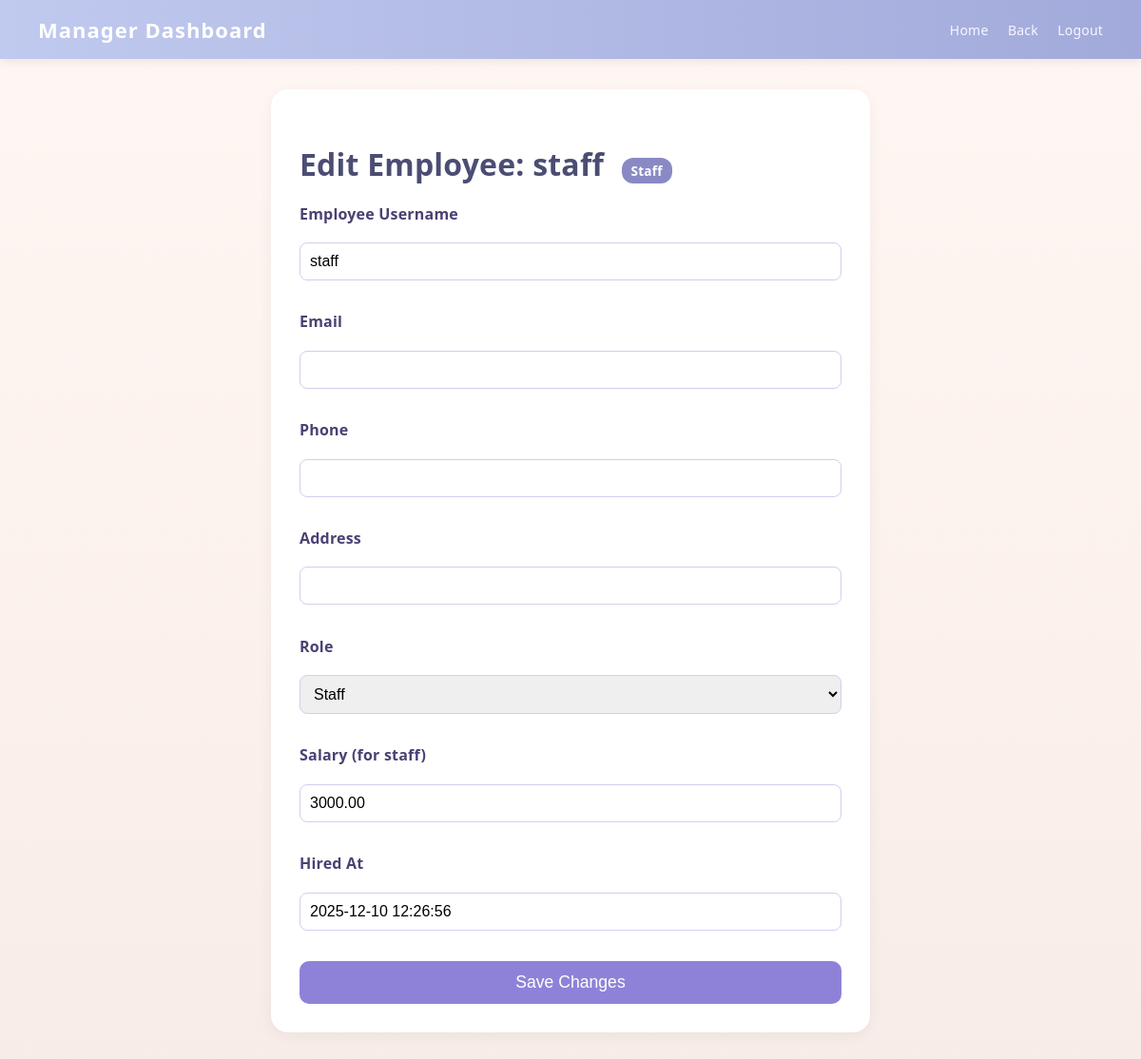
The app's page /manager/users/8/edit/, older data.
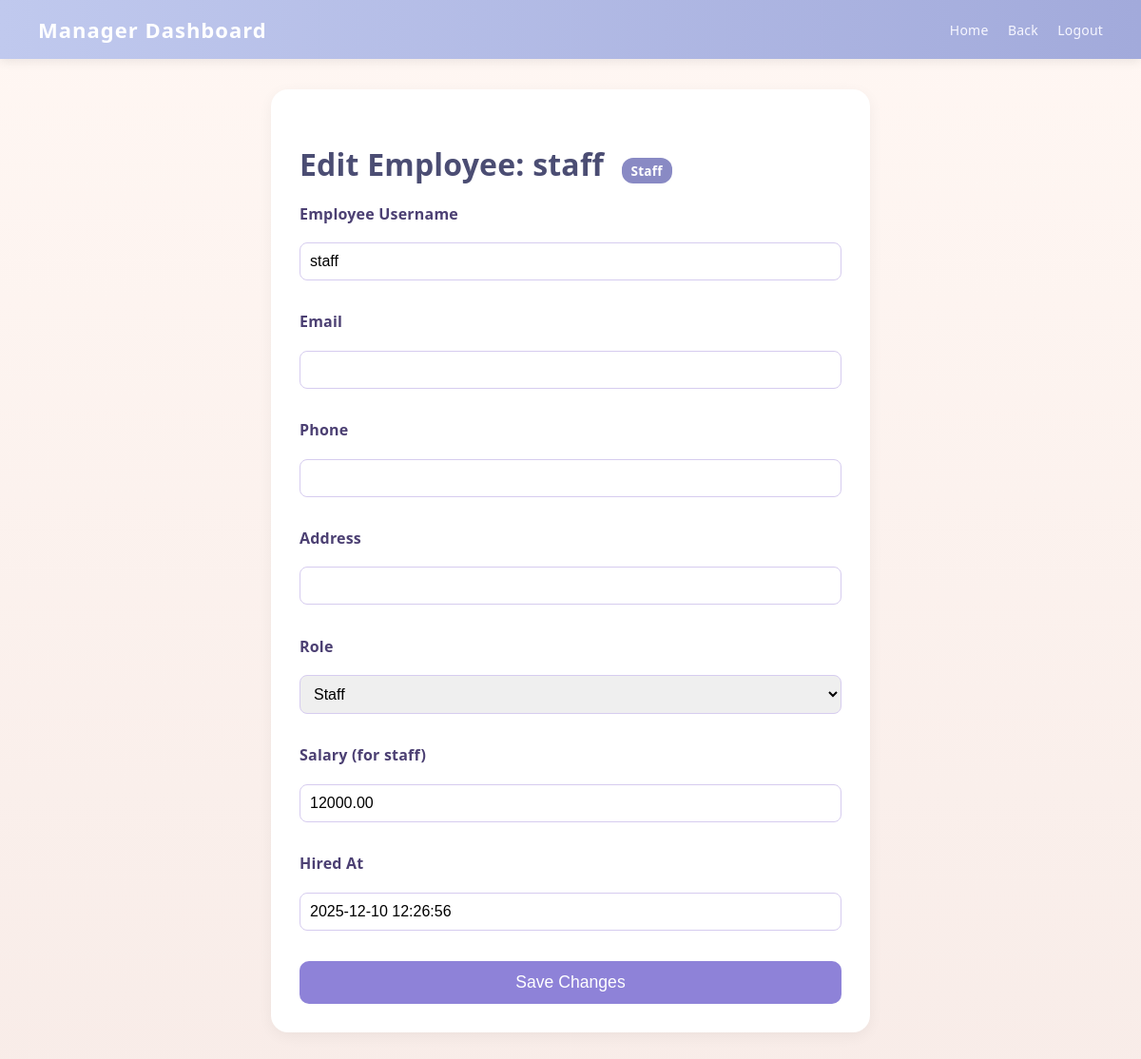
The same page, newer data.
### restaurant/models.py (models this page shows, shortened)
class User(AbstractUser):
    ROLE_CHOICES = [
        ("customer", "Customer"),
        ("staff", "Staff"),
        ("manager", "Manager"),
    ]
    role = models.CharField(
        max_length=20,
        choices=ROLE_CHOICES,
        default="customer",
    )
    phone = models.CharField(max_length=20, blank=True, null=True)
    address = models.CharField(max_length=255, blank=True, null=True)
    hired_at = models.DateTimeField(blank=True, null=True)
    salary = models.DecimalField(
        max_digits=10,
        decimal_places=2,
        blank=True,
        null=True,
    )

### restaurant/views.py (the view)
# urls.py: path("manager/users/<int:user_id>/edit/", views.edit_user_manager, name="edit_user"),
def edit_user_manager(request, user_id):
    user_obj = get_object_or_404(User, id=user_id)
    if request.method == 'POST':
        form = UserUpdateForm(request.POST, instance=user_obj)
        if form.is_valid():
            form.save()
            messages.success(request, "User updated successfully.")
            return redirect('manage_users')
    else:
        form = UserUpdateForm(instance=user_obj)
    return render(request, 'restaurant/edit_user.html', {
        'form': form,
        'user_obj': user_obj,
    })

### restaurant/forms.py (shortened to what this page needs)
class UserUpdateForm(forms.ModelForm):
    class Meta:
        model = User
        fields = ["username", "email", "phone", "address", "role", "salary", "hired_at"]

### restaurant/templates/restaurant/edit_user.html (shortened to what this page needs)
{% load static %}
<!DOCTYPE html>
<html lang="en">
<head>
    <link rel="stylesheet" href="{% static 'restaurant/style.css' %}">
</head>
<body class="lr-body">
<header class="lr-header">
    <div class="lr-logo">Manager Dashboard</div>
    <nav class="lr-nav">
        <a href="{% url 'home' %}">Home</a>
        <a href="{% url 'manage_users' %}">Back</a>
        <a href="{% url 'logout' %}">Logout</a>
    </nav>
</header>
<main class="lr-main">
    <div class="mu-container">
        <section class="mu-card">
            <h2 class="manager-title">
               Edit Employee: {{ user_obj.username }}
               <span class="mu-role-tag">{{ user_obj.role|capfirst }}</span>
                </h2>
            <form method="post" class="mu-form">
                <label>Employee Username</label>
                {{ form.username }}
                <label>Email</label>
                {{ form.email }}
                <label>Phone</label>
                {{ form.phone }}
                <label>Address</label>
                {{ form.address }}
                <label>Role</label>
                {{ form.role }}
                <label>Salary (for staff)</label>
                {{ form.salary }}
                {% if user_obj.role == 'staff' %}
                    <label>Hired At</label>
                    {{ form.hired_at }}
                {% endif %}
                <button type="submit" class="mu-submit-btn">Save Changes</button>
            </form>
        </section>
    </div>
</main>
</body>
</html>

Row changes from the older to the newer data that the page shows:
changed User "staff": salary "3000.00" → "12000.00"
